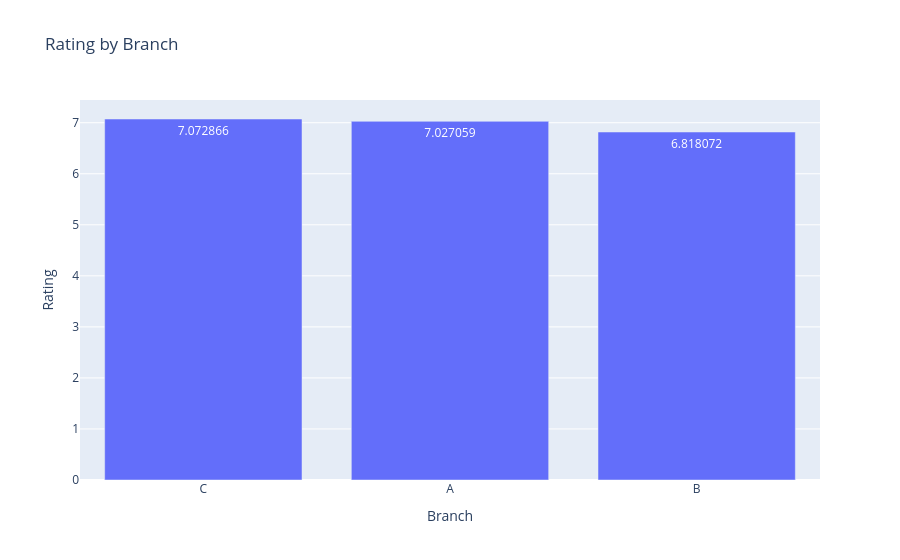

The notebook cell saved with this chart:
### Markdown cell above
7- Which branches get the highest rating?

### Code cell
# Group the data by 'branch' and calculate the average 'rating' for each branch
rating_by_branch = df.groupby('branch')['rating'].mean().reset_index()
# Sort the data by 'rating' in descending order to have the highest rating first
rating_by_branch = rating_by_branch.sort_values(by= 'rating', ascending= False)
# Rename the columns for clarity
rating_by_branch.columns = ['Branch', 'Rating']

# Display the dataframe with the ratings by branch
display(rating_by_branch)

# Create a bar plot to visualize the average rating for each branch
fig = px.bar(data_frame= rating_by_branch, x= 'Branch', y= 'Rating', text_auto= True, title= 'Rating by Branch')
fig.show()

# Print the branch with the highest rating and its rating value
print(f"branch {rating_by_branch['Branch'].iloc[0]} has the highest rating whcih is {rating_by_branch['Rating'].max():.2f}")

### Figure 1 — Plotly figure (JSON) as saved in the notebook; plotly's stock layout.template omitted (floating-point values rounded to 4 significant figures)
{"data": [{"alignmentgroup": "True", "hovertemplate": "Branch=%{x}<br>Rating=%{y}<extra></extra>", "legendgroup": "", "marker": {"color": "#636efa", "pattern": {"shape": ""}}, "name": "", "offsetgroup": "", "orientation": "v", "showlegend": false, "textposition": "auto", "texttemplate": "%{y}", "type": "bar", "x": ["C", "A", "B"], "xaxis": "x", "y": [7.073, 7.027, 6.818], "yaxis": "y"}], "layout": {"barmode": "relative", "legend": {"tracegroupgap": 0}, "title": {"text": "Rating by Branch"}, "xaxis": {"anchor": "y", "domain": [0, 1], "title": {"text": "Branch"}}, "yaxis": {"anchor": "x", "domain": [0, 1], "title": {"text": "Rating"}}}}
